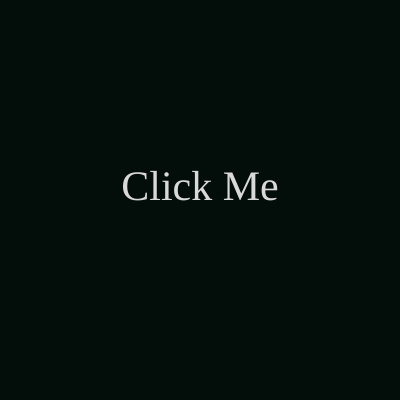
Frame 1 (no input)
Frame 60 (no input): identical to frame 1, image omitted
Frame 120 (the mouse pressed at the canvas centre since frame 60): identical to frame 1, image omitted

The p5.js sketch that drew this single still picture (run headless with seeded random() and noise() and a simulated clock; from frame 60 on, the mouse is pressed at the canvas centre):

// p5.js sketch
// ── sketch.js
const izzm = {
	zero: 'red',
	one: 'orange',
	two: 'yellow',
	three: 'green',
	four: 'blue',
	five: 'indigo',
	six: 'violet'
}

let randState;

function setup() {
	let c = createCanvas(400, 400);
	background(51);
	c.mouseClicked(RandNum);
}

function draw() {
	background(220);

	switch (randState) {
		case 0:
			background(izzm.zero);
			push();
			fill(217);
			textAlign(CENTER);
			textFont('Source Code Pro');
			textSize(42);
			text(izzm.zero, width * 0.5, height * 0.5);
			pop();
			break;
		case 1:
			background(izzm.one);
			push();
			fill(217);
			textAlign(CENTER);
			textFont('Source Code Pro');
			textSize(42);
			text(izzm.one, width * 0.5, height * 0.5);
			pop();
			break;
		case 2:
			background(izzm.two);
			push();
			fill(217);
			textAlign(CENTER);
			textFont('Source Code Pro');
			textSize(42);
			text(izzm.two, width * 0.5, height * 0.5);
			pop();
			break;
		case 3:
			background(izzm.three);
			push();
			fill(217);
			textAlign(CENTER);
			textFont('Source Code Pro');
			textSize(42);
			text(izzm.three, width * 0.5, height * 0.5);
			pop();
			break;
		case 4:
			background(izzm.four);
			push();
			fill(217);
			textAlign(CENTER);
			textFont('Source Code Pro');
			textSize(42);
			text(izzm.four, width * 0.5, height * 0.5);
			pop();
			break;
		case 5:
			background(izzm.five);
			push();
			fill(217);
			textAlign(CENTER);
			textFont('Source Code Pro');
			textSize(42);
			text(izzm.five, width * 0.5, height * 0.5);
			pop();
			break;
		case 6:
			background(izzm.six);
			push();
			fill(217);
			textAlign(CENTER);
			textFont('Source Code Pro');
			textSize(42);
			text(izzm.six, width * 0.5, height * 0.5);
			pop();
			break;
		default:
			background(3, 13, 9);
			push();
			fill(217);
			textAlign(CENTER);
			textFont('Source Code Pro');
			textSize(42);
			text('Click Me', width * 0.5, height * 0.5);
			pop();
			break;
	}
}

function RandNum() {
	randState = floor(random(7));
}
